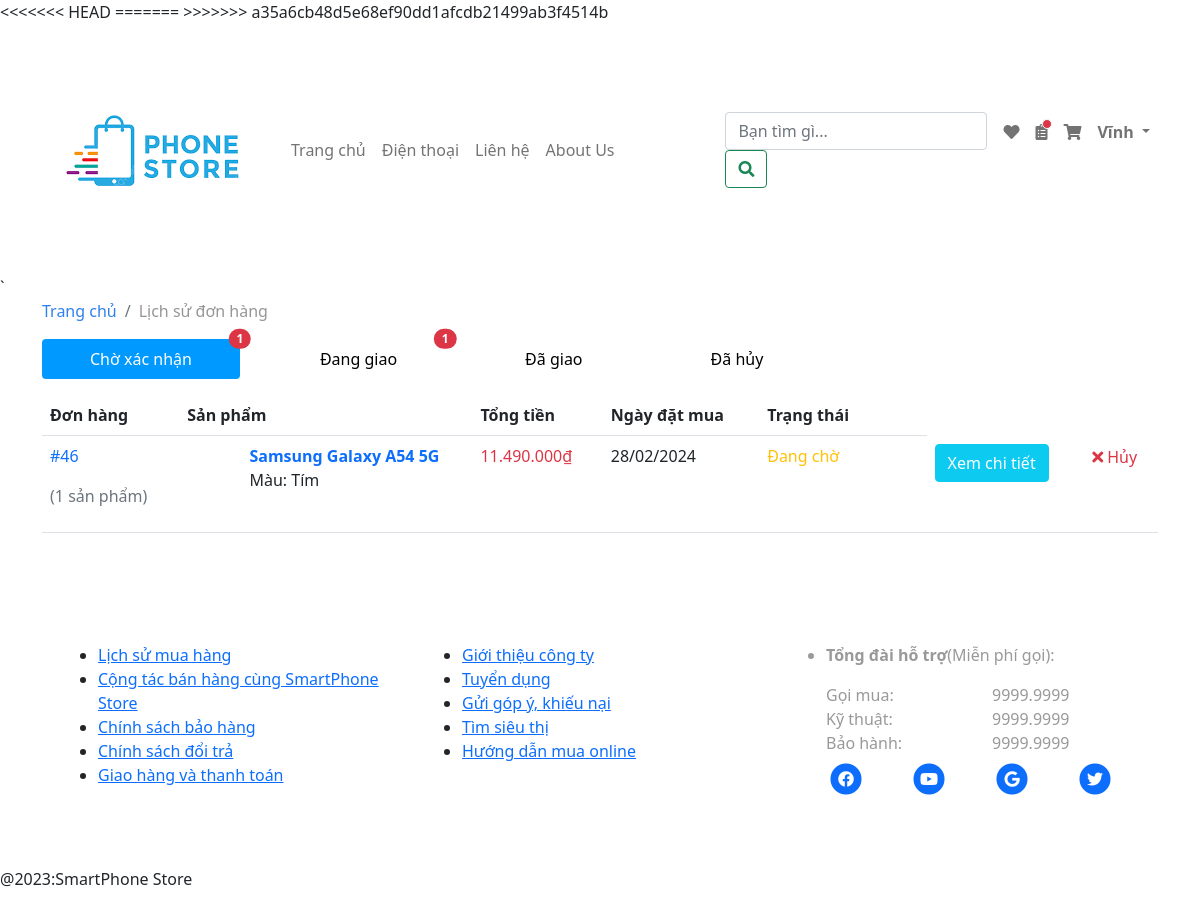
The app's page /customer/my_orders.php?pending_orders (signed in) with its own data.
### tables this page shows
CREATE TABLE `customer_orders` (
  `order_id` int(10) NOT NULL COMMENT 'mã order',
  `customer_id` int(10) NOT NULL,
  `total_price` int(50) NOT NULL,
  `order_date` date NOT NULL,
  `status` text NOT NULL,
  `order_no` int(10) NOT NULL,
  `receiver` varchar(255) NOT NULL,
  `receiver_sex` varchar(10) NOT NULL,
  `receiver_phone` varchar(255) NOT NULL,
  `delivery_location` text NOT NULL,
  `payment_type` varchar(500) NOT NULL,
  `received_date` date NOT NULL
);

CREATE TABLE `customer_order_products` (
  `order_id` int(10) NOT NULL,
  `product_id` int(10) NOT NULL,
  `color` varchar(255) NOT NULL,
  `quantity` int(10) NOT NULL
);

CREATE TABLE `products` (
  `product_id` int(10) NOT NULL,
  `cartegory_id` int(10) NOT NULL,
  `date` datetime NOT NULL,
  `product_name` text NOT NULL,
  `product_des` text NOT NULL,
  `product_screen` varchar(255) NOT NULL,
  `product_os` varchar(255) NOT NULL,
  `product_rear_cam` varchar(255) NOT NULL,
  `product_front_cam` varchar(255) NOT NULL,
  `product_chip` varchar(255) NOT NULL,
  `product_ram` varchar(255) NOT NULL,
  `product_internal_memory` varchar(255) NOT NULL,
  `product_sim` varchar(255) NOT NULL,
  `product_battery` varchar(255) NOT NULL
);

### customer/functions/functions.php (called while the page is built, shortened)
<?php
if (!function_exists('currency_format')) {
  function currency_format($number, $suffix = '₫') {
      if (!empty($number)) {
          return number_format($number, 0, ',', '.') . "{$suffix}";
      }
  }
}
?>

### customer/pending_orders.php (the view, shortened to what this page needs)
<div class="table-responsive">
    <table class="table">
        <tr>
            <th>Đơn hàng</th>
            <th>Sản phẩm</th>
            <th>Tổng tiền</th>
            <th>Ngày đặt mua</th>
            <th>Trạng thái</th>
        </tr>
        <?php
            if(isset($_SESSION['customer_id'])){
                $customer_id = $_SESSION['customer_id'];
                $select_customer_orders = "select * from customer_orders where customer_id = '$customer_id' and (status='Đang chờ' or status LIKE 'Không được xác nhận%') ORDER BY order_id DESC";
                $run_customer_orders = mysqli_query($conn, $select_customer_orders);
                while($row_customer_orders = mysqli_fetch_array($run_customer_orders)){
                    $order_id = $row_customer_orders['order_id'];
                    $order_date = strtotime($row_customer_orders['order_date']);
                    $order_date_format = date("d/m/Y", $order_date);
                    $status = $row_customer_orders['status'];
                    $total_price = $row_customer_orders['total_price'];
                    $total_price_format = currency_format($total_price);
                    $select_customer_order_products = "select * from customer_order_products where order_id='$order_id'";
                    $run_customer_order_products = mysqli_query($conn, $select_customer_order_products);
                    $count_customer_order_products = mysqli_num_rows($run_customer_order_products);
                    echo "
                    <tr class='bg-white'>
                        <td class='text-primary'>#$order_id<p class='text-secondary mt-3'>($count_customer_order_products sản phẩm)</p></td>
                        <td>
                    ";
                    while($row_customer_order_products = mysqli_fetch_array($run_customer_order_products)){
                        $product_id = $row_customer_order_products['product_id'];
                        $color = $row_customer_order_products['color'];
                        $get_color = "select * from product_color where product_color_name = '$color'";
                        $run_color = mysqli_query($conn, $get_color);
                        $row_color = mysqli_fetch_array($run_color);
                        $product_color_id = $row_color['product_color_id'];
                        $select_product = "select * from products where product_id = '$product_id'";
                        $run_product = mysqli_query($conn, $select_product);
                        $row_product = mysqli_fetch_array($run_product);
                        $product_name = $row_product['product_name'];
                        $select_product_img = "select * from product_img where product_id = '$product_id' and product_color_id = '$product_color_id'";
                        $run_product_img = mysqli_query($conn, $select_product_img);
                        $row_product_img = mysqli_fetch_array($run_product_img);
                            $product_img = $row_product_img['product_color_img'];
                        echo "
                            <div class='row mb-4'>
                                <div class='col-md-2 col-11 mx-auto justify-content-center product-img'>
                                    <a href='../shop-detail.php?product_id=$product_id&color=$product_color_id' target='_blank'><img src='../administrator/product_img/$product_img' width='200px' class='img-fluid' alt=''></a>
                                </div>
                                <div class='col-md-10 col-11 mx-auto ps-4'>
                                    <a href='../shop-detail.php?product_id=$product_id&color=$product_color_id' target='_blank' class='mb-4 fw-bold text-decoration-none product-name'>
                                        $product_name
                                    </a>
                                    <span class='mb-2 d-block color'>Màu: $color</span>
                                </div>
                            </div>
                        ";
                    }
                    echo "
                        </td>
                        <td class='text-danger'>$total_price_format</td>
                        <td>$order_date_format</td>
                        <td class='";
                        if($status=='Đang chờ') echo "text-warning";
                        else echo "text-secondary";
                    echo "' style='width: 15%'>$status</td>
                        <td><a href='order_detail.php?order_id=$order_id' class='btn btn-info text-white'>Xem chi tiết</a></td>
                        <td class=''>
                            <form action='' method='post'>
                                <input type='hidden' name='order_id' value='$order_id'>
                                <button onclick='cancel_order($order_id)' id='cancel_order$order_id' class='btn btn-white text-danger' style='border: none; padding: 0'><i class='fas fa-times me-1'></i>Hủy</button>
                            </form>
                        </td>
                    </tr>
                    ";
                }
            }
        ?>
    </table>
</div>

### records on screen
customer_orders: order_id "46", count_customer_order_products "1", total_price "11.490.000₫", order_date "28/02/2024", status "Đang chờ"
customer_order_products: product.product_name "Samsung Galaxy A54 5G", color "Tím"

### other values on screen
$_SESSION['customer_name'] "Vĩnh"
$count_pending_orders "1"
$count_delivering_orders "1"
